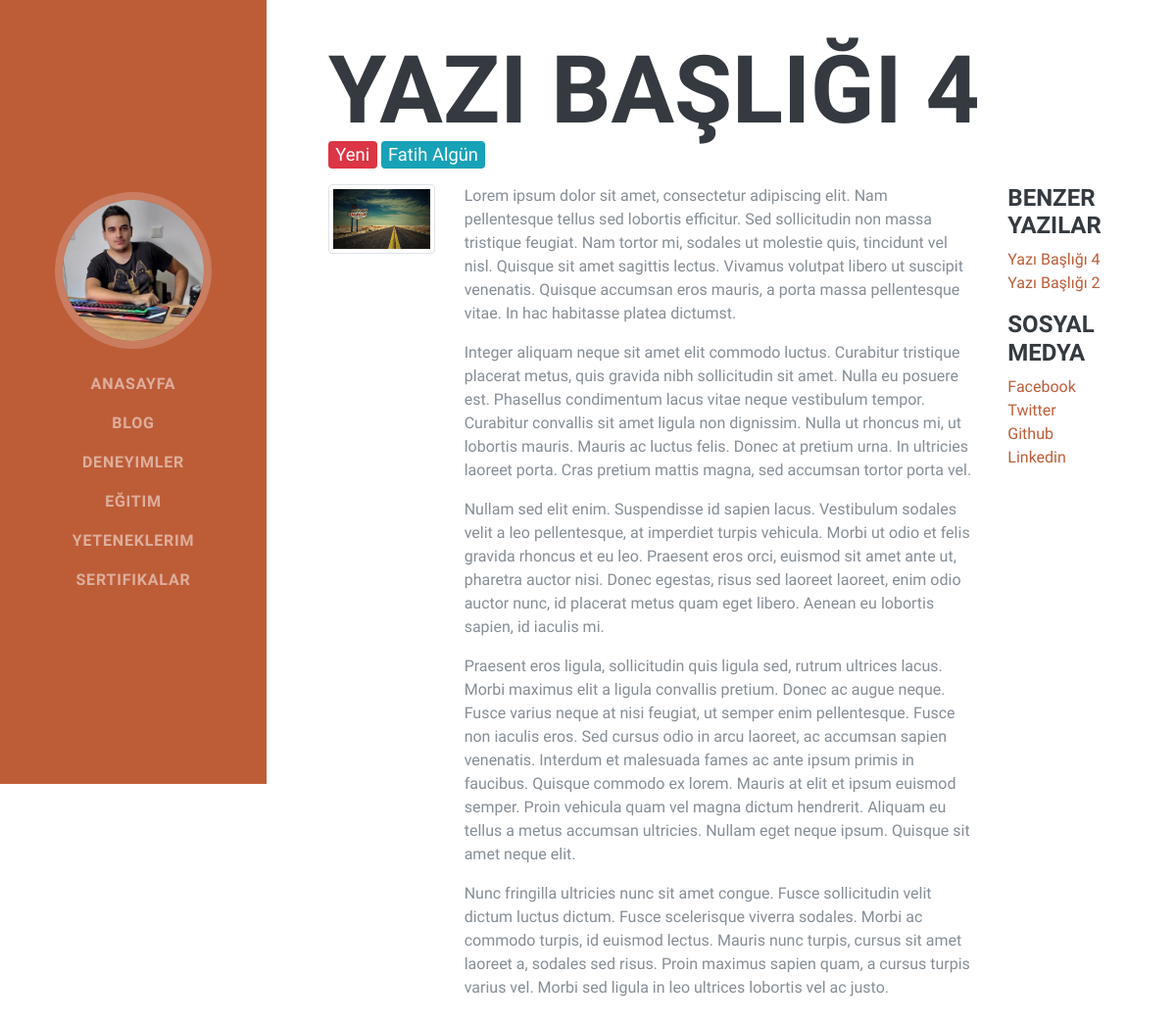
The page /index.php?sayfa=oku&yazi=yazi-basligi-4 on the database its author committed.
### tables this page shows
CREATE TABLE `site_bilgiler` (
  `degisken` varchar(255) NOT NULL,
  `deger` text NOT NULL
);

CREATE TABLE `yazilar` (
  `id` int(11) NOT NULL,
  `yazi_baslik` varchar(255) NOT NULL,
  `link` varchar(255) NOT NULL,
  `yazi_metni` text NOT NULL,
  `kategori` varchar(255) NOT NULL,
  `resim` varchar(255) NOT NULL,
  `tarih` datetime NOT NULL
);

### index.php (called while the page is built, shortened)
<?php
include('pages/header.php');
include('pages/navs.php');
yonlendir();
include('pages/footer.php');
?>

### functions/db.php (called while the page is built, shortened)
<?php
class DB {
	static $pdo = null;
	static $charset = 'UTF8';
	static $last_stmt = null;
	public static function instance()
	{
		return
			self::$pdo == null ?
				self::init() :
				self::$pdo;
	}
	public static function init()
	{
		self::$pdo = new PDO(
			'mysql:host=' . MYSQL_HOST .';dbname=' . MYSQL_DB,
			MYSQL_USER,
			MYSQL_PASS
		);
		self::$pdo->exec('SET NAMES `' . self::$charset . '`');
		self::$pdo->setAttribute(PDO::ATTR_DEFAULT_FETCH_MODE, PDO::FETCH_OBJ);
		return self::$pdo;
	}
	public static function query($query, $bindings = null)
	{
		if(is_null($bindings))
		{
			if(!self::$last_stmt = self::instance()->query($query))
				return false;
		}
		else
		{
			self::$last_stmt = self::prepare($query);
			if(!self::$last_stmt->execute($bindings))
				return false;
		}
		return self::$last_stmt;
	}
	public static function getRow($query, $bindings = null)
	{
		if(!$stmt = self::query($query, $bindings))
			return false;
		return $stmt->fetch();
	}
	public static function get($query, $bindings = null)
	{
		if(!$stmt = self::query($query, $bindings))
			return false;
		$result = array();
		foreach($stmt as $row)
			$result[] = $row;
		return $result;
	}
	public static function __callStatic($name, $arguments)
	{
		return call_user_func_array(
			array(self::instance(), $name),
			$arguments
		);
	}
}

### functions/okufunctions.php (called while the page is built, shortened)
<?php
if (isset($_GET['yazi']) && $_GET['yazi']!=''){
		$yazi = teklivericek('yazilar', 'link', $_GET['yazi'] );
	}
else {
	header('Location: index.php?sayfa=arsiv');
}

### pages/oku.php (the view, shortened to what this page needs)
<?php include 'functions/okufunctions.php'; ?>
    <section class="resume-section p-3 p-lg-5 d-flex align-items-center" id="about">
      <div class="w-100">
<div class="container">
      <div class="blog-header">
        <h1 class="blog-title"><?php echo $yazi -> yazi_baslik ?></h1>
      </div>
        <p class="lead blog-description badge badge-danger""><?php echo $yazi -> kategori?></p>
		<p class="lead blog-description badge badge-info">
		<?php echo bilgicek('isim'); echo ' '. bilgicek('soyisim'); ?></p>
      <div class="row">
				<div class="col-md-2">
			<img src="<?php echo $yazi -> resim ?>" width="200px" class="img-thumbnail">
		</div>
        <div class="col-sm-8 blog-main">
          <div class="blog-post">
				<?php echo $yazi -> yazi_metni ?>
          </div>
        </div>
        <div class="col-sm-2 col-sm-offset-1 blog-sidebar">
          <div class="sidebar-module">
            <h4>Benzer Yazılar</h4>
            <ol class="list-unstyled">
				<?php
				$yazilar = cokluvericek('yazilar WHERE kategori="'. $yazi -> kategori .'"', 5, True);
				foreach ($yazilar as $yazi){
					echo '<li><a href="?sayfa=oku&yazi='. $yazi -> link .'">'. $yazi -> yazi_baslik .'</a></li>
				';}
				?>
            </ol>
          </div>
          <div class="sidebar-module">
            <h4>Sosyal Medya</h4>
            <ol class="list-unstyled">
              <li><a href="<?php echo bilgicek('facebook_link'); ?>">Facebook</a></li>
			  <li><a href="<?php echo bilgicek('twitter_link');?>">Twitter</a></li>
			  <li><a href="<?php echo bilgicek('github_link'); ?>">Github</a></li>
			  <li><a href="<?php echo bilgicek('linkedin_link'); ?>">Linkedin</a></li>
            </ol>
          </div>
        </div>
      </div>
    </div>
	</div>
	</section>

### pages/navs.php (shortened to what this page needs)
<body id="page-top">
  <nav class="navbar navbar-expand-lg navbar-dark bg-primary fixed-top" id="sideNav">
    <a class="navbar-brand js-scroll-trigger" href="#page-top">
      <span class="d-none d-lg-block">
        <img class="img-fluid img-profile rounded-circle mx-auto mb-2" src="<?php echo bilgicek('resim_profil'); ?>" alt="">
      </span>
    </a>
    <div class="collapse navbar-collapse" id="navbarSupportedContent">
      <ul class="navbar-nav">
		<li class="nav-item">
          <a class="nav-link js-scroll-trigger" href="index.php?sayfa=home">Anasayfa</a>
        </li>
		<li class="nav-item">
          <a class="nav-link js-scroll-trigger" href="index.php?sayfa=home#blog">Blog</a>
        </li>
        <li class="nav-item">
          <a class="nav-link js-scroll-trigger" href="index.php?sayfa=home#experience">Deneyimler</a>
        </li>
        <li class="nav-item">
          <a class="nav-link js-scroll-trigger" href="index.php?sayfa=home#education">Eğitim</a>
        </li>
        <li class="nav-item">
          <a class="nav-link js-scroll-trigger" href="index.php?sayfa=home#skills">Yeteneklerim</a>
        </li>
        <li class="nav-item">
          <a class="nav-link js-scroll-trigger" href="index.php?sayfa=home#awards">Sertifikalar</a>
        </li>
      </ul>
    </div>
  </nav>
  <div class="container-fluid p-0">

### rows shown on the page
site_bilgiler: deger (picture)
yazilar: yazi_baslik "YAZI BAŞLIĞI 4", kategori "Yeni", resim (picture), yazi_metni "Lorem ipsum dolor sit amet, consectetur adipiscing elit. Nam pellentesque tellus sed lobortis efficitur. Sed sollicitudin non massa tristique feugiat. Nam tortor mi, sodales ut molestie quis, tincidunt vel nisl. Quisque sit amet sagittis lectus. Vivamus volutpat libero ut suscipit venenatis. Quisque accumsan eros mauris, a porta massa pellentesque vitae. In hac habitasse platea dictumst. Integer aliquam neque sit amet elit commodo luctus. Curabitur tristique placerat metus, quis gravida nibh sollicitudin sit amet. Nulla eu posuere est. Phasellus condimentum lacus vitae neque vestibulum tempor. Curabitur convallis sit amet ligula non dignissim. Nulla ut rhoncus mi, ut lobortis mauris. Mauris…", yazi_baslik "Yazı Başlığı 4"
site_bilgiler: deger "Fatih"
site_bilgiler: deger "Algün"
yazilar: yazi_baslik "Yazı Başlığı 2"
